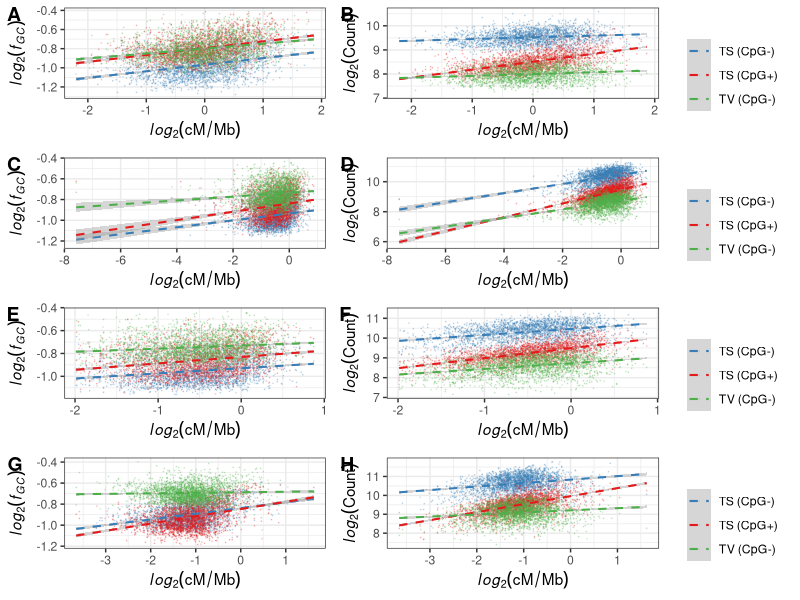

R code for this plot:
library(ggplot2)
library(cowplot)

## load data
data <- read.table("figS12.txt", header=T, sep = "\t")

## Supplementary figure 12
fS12a <- ggplot(subset(data, pop == "PPA"), aes(x=log2(cMmb), y=log2(freq),colour = mType,))  + geom_point(size=0.005,alpha=0.2) + 
  geom_smooth(method="lm", lty =2, lwd=0.7) +theme_bw() + theme(legend.title = element_blank())+
  xlab(expression(italic(log[2])(cM/Mb))) + ylab(expression(italic(log[2])(italic(f[GC])))) +
  scale_color_manual(values = c("#377eb8", "#e41a1c", "#4daf4a"))

legfS12a <- get_legend(fS12a)
fS12a <- fS12a + theme(legend.position = "none")

fS12b <- ggplot(subset(data, pop == "PPA"), aes(x=log2(cMmb), y=log2(count),colour = mType,))  + geom_point(size=0.005,alpha=0.2) + 
  geom_smooth(method="lm", lty =2, lwd=0.7) +theme_bw() + theme(legend.position = "none")+
  xlab(expression(italic(log[2])(cM/Mb))) + ylab(expression(italic(log[2])(Count))) +
  scale_color_manual(values = c("#377eb8", "#e41a1c", "#4daf4a"))

fS12c <- ggplot(subset(data, pop == "GGG"), aes(x=log2(cMmb), y=log2(freq),colour = mType,))  + geom_point(size=0.005,alpha=0.2) + 
  geom_smooth(method="lm", lty =2, lwd=0.7) +theme_bw() + theme(legend.title = element_blank())+
  xlab(expression(italic(log[2])(cM/Mb))) + ylab(expression(italic(log[2])(italic(f[GC])))) +
  scale_color_manual(values = c("#377eb8", "#e41a1c", "#4daf4a"))

legfS12c <- get_legend(fS12c)
fS12c <-fS12c + theme(legend.position = "none")

fS12d <- ggplot(subset(data, pop == "GGG"), aes(x=log2(cMmb), y=log2(count),colour = mType,))  + geom_point(size=0.005,alpha=0.2) + 
  geom_smooth(method="lm", lty =2, lwd=0.7) +theme_bw() + theme(legend.position = "none")+
  xlab(expression(italic(log[2])(cM/Mb))) + ylab(expression(italic(log[2])(Count))) +
  scale_color_manual(values = c("#377eb8", "#e41a1c", "#4daf4a"))

fS12e <- ggplot(subset(data, pop == "GGG"&cMmb>0.25), aes(x=log2(cMmb), y=log2(freq),colour = mType,))  + geom_point(size=0.005,alpha=0.2) + 
  geom_smooth(method="lm", lty =2, lwd=0.7) +theme_bw() + theme(legend.title = element_blank())+
  xlab(expression(italic(log[2])(cM/Mb))) + ylab(expression(italic(log[2])(italic(f[GC])))) +
  scale_color_manual(values = c("#377eb8", "#e41a1c", "#4daf4a"))

legfS12e <- get_legend(fS12e)
fS12e <-fS12e + theme(legend.position = "none")

fS12f <- ggplot(subset(data, pop == "GGG"&cMmb>0.25), aes(x=log2(cMmb), y=log2(count),colour = mType,))  + geom_point(size=0.005,alpha=0.2) + 
  geom_smooth(method="lm", lty =2, lwd=0.7) +theme_bw() + theme(legend.position = "none")+
  xlab(expression(italic(log[2])(cM/Mb))) + ylab(expression(italic(log[2])(Count))) +
  scale_color_manual(values = c("#377eb8", "#e41a1c", "#4daf4a"))

fS12g <- ggplot(subset(data, pop == "PAB"), aes(x=log2(cMmb), y=log2(freq),colour = mType,))  + geom_point(size=0.005,alpha=0.2) + 
  geom_smooth(method="lm", lty =2, lwd=0.7) +theme_bw() + theme(legend.title = element_blank())+
  xlab(expression(italic(log[2])(cM/Mb))) + ylab(expression(italic(log[2])(italic(f[GC])))) +
  scale_color_manual(values = c("#377eb8", "#e41a1c", "#4daf4a"))

legfS12g <- get_legend(fS12g)
fS12g <- fS12g + theme(legend.position = "none")

fS12h <- ggplot(subset(data, pop == "PAB"), aes(x=log2(cMmb), y=log2(count),colour = mType,))  + geom_point(size=0.005,alpha=0.2) + 
  geom_smooth(method="lm", lty =2, lwd=0.7) +theme_bw() + theme(legend.position = "none")+
  xlab(expression(italic(log[2])(cM/Mb))) + ylab(expression(italic(log[2])(Count))) +
  scale_color_manual(values = c("#377eb8", "#e41a1c", "#4daf4a"))

tt <- plot_grid(fS12a, fS12b, legfS12a,
                fS12c, fS12d, legfS12c,
                fS12e, fS12f, legfS12e, 
                fS12g, fS12h, legfS12g, ncol = 3, align="bt", rel_widths = c(2,2,0.8), labels = c("A", "B", "", "C", "D", "", "E", "F", "", "G", "H", ""))

ggsave("figS12.pdf", tt, width=18.5, height=18, units = "cm")
